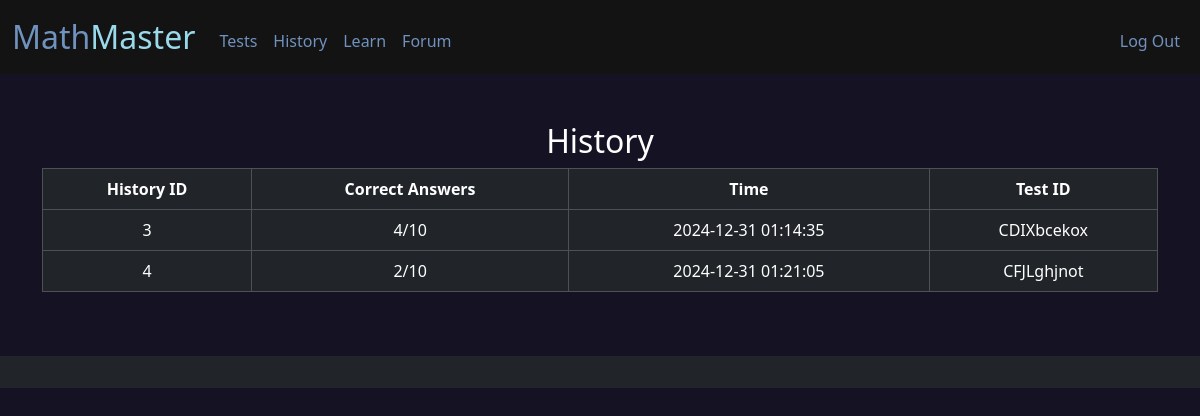
Before: /history (signed in) with the older database file.
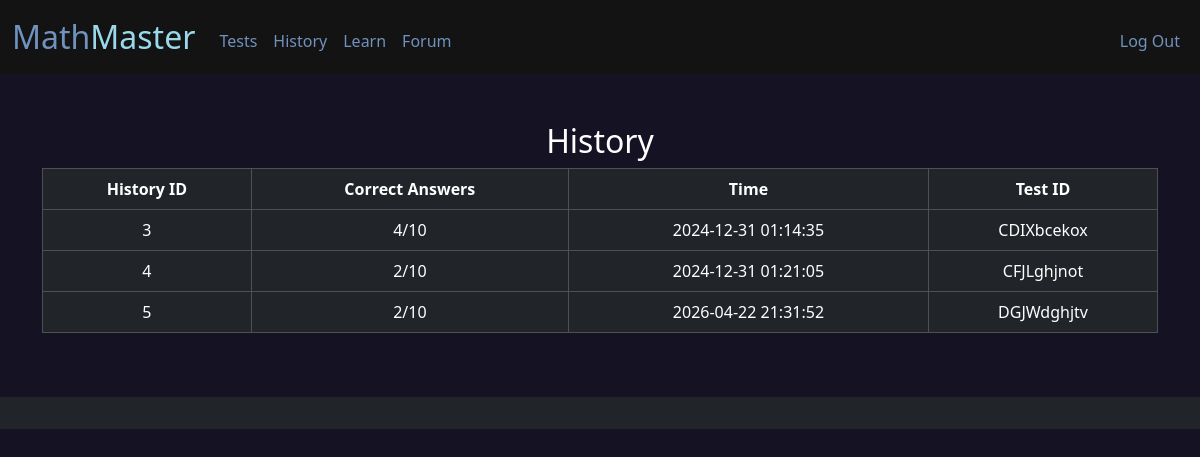
After: the same page with the newer database file.
### tables this page shows
CREATE TABLE history(
id INTEGER PRIMARY KEY AUTOINCREMENT NOT NULL,
user TEXT,
correct_answers NUMERIC,
test_id TEXT,
time TEXT
);

### app.py (the view)
@app.route("/history")
@login_required
def history():
    name = db.execute("SELECT username FROM users WHERE id = ?", session["user_id"])
    username = name[0]['username']
    info = db.execute("SELECT * FROM history WHERE user = ?", username)
    return render_template("history.html", info=info)

### app.py (called while the page is built)
@app.after_request
def after_request(response):
    response.headers["Cache-Control"] = "no-cache, no-store, must-revalidate"
    response.headers["Expires"] = 0
    response.headers["Pragma"] = "no-cache"
    return response

### helpers.py (called while the page is built)
def login_required(f):
    @wraps(f)
    def decorated_function(*args, **kwargs):
        if session.get("user_id") is None:
            return redirect("/login")
        return f(*args, **kwargs)
    return decorated_function

### templates/history.html (shortened to what this page needs)
{% extends "layout.html" %}
{% block main %}
    <div class="table">
        <h2>History</h2>
        <table class="table table-bordered table-dark">
            <thead>
                <tr>
                    <th>History ID</th>
                    <th>Correct Answers</th>
                    <th>Time</th>
                    <th>Test ID</th>
                </tr>
            </thead>
            <tbody>
                {% for info in info %}
                    <tr>
                        <td>{{ info.id }}</td>
                        <td>{{ info.correct_answers }}/10</td>
                        <td>{{ info.time }}</td>
                        <td>{{ info.test_id }}</td>
                    </tr>
                {% endfor %}
            </tbody>
        </table>
    </div>
{% endblock %}

Changed rows visible on the page:
added history: id "5", correct_answers "2", time "2026-04-22 21:31:52", test_id "DGJWdghjtv"
